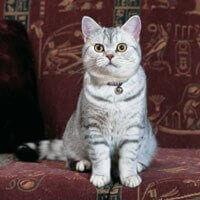
%> input picture catto.jpg, 200 x 200 px
$ octave UTS.m   (GNU Octave 9; MATLAB toolbox functions it lacks are replaced by stand-ins)
%> lines starting %> are read from the running program, lines starting %| are printed output that depends on the picture
I = imread('catto.jpg');  % baca citra
%> I is the input picture: size 200x200x3 uint8; mean R, G, B 95.7, 77.1, 77
figure;imshow(I); title('Citra asli');

% Kaburkan citra
LEN = 15;  % Panjang blur
TETHA = 5; % sudut blur
PSF = fspecial('motion', LEN, TETHA);
Blurred = imfilter(I, PSF, 'circular','conv');
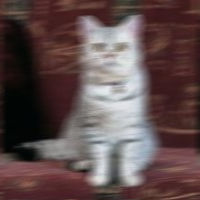
%> Blurred: size 200x200x3 uint8; mean R, G, B 95.7, 77.1, 77; mean of the top-left, top-right, bottom-left and bottom-right quarters 59.3, 94.4, 70.1, 109.3
figure; imshow(Blurred); title('Citra Blur')

% Restorasi citra dengan penapis Wiener
wnr1 = deconvwnr(Blurred, PSF);
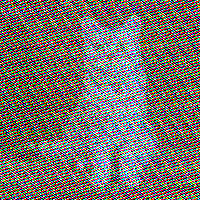
%> wnr1: size 200x200x3 uint8; mean R, G, B 119.4, 112.3, 106.9
figure; imshow(wnr1);
title('Citra hasil restorasi');
